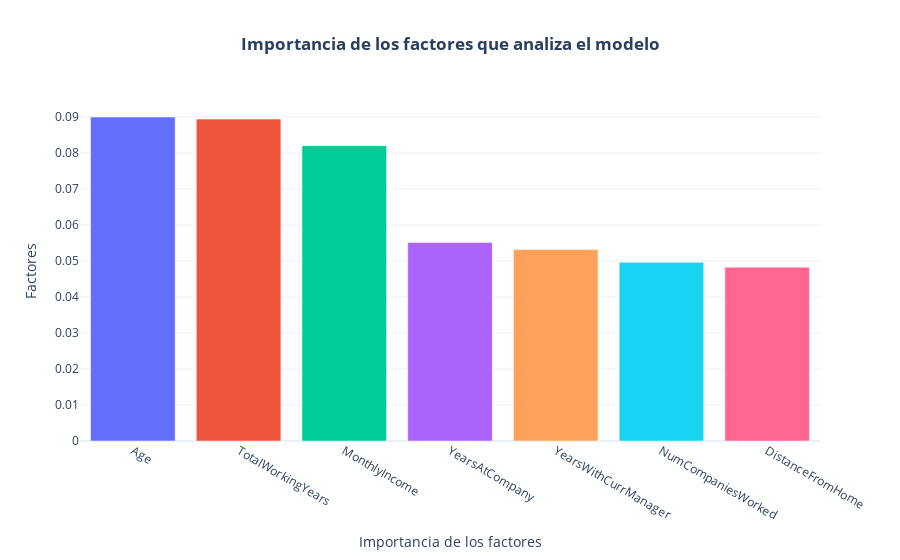

Write notebook code for a chart like this one.
### Code cell
fig = px.bar(random_forest_var, x='columnas', y='importancia', color = 'columnas',  title ='<b>Importancia de los factores que analiza el modelo<b>')
fig.update_layout(
    xaxis_title = 'Importancia de los factores',
    yaxis_title = 'Factores',
    template = 'plotly_white',
    title_x = 0.5,
    showlegend=False)

### Figure 1 — Plotly figure (JSON) as saved in the notebook; plotly's stock layout.template omitted (floating-point values rounded to 4 significant figures)
{"data": [{"alignmentgroup": "True", "hovertemplate": "columnas=%{x}<br>importancia=%{y}<extra></extra>", "legendgroup": "Age", "marker": {"color": "#636efa", "pattern": {"shape": ""}}, "name": "Age", "offsetgroup": "Age", "orientation": "v", "showlegend": true, "textposition": "auto", "type": "bar", "x": ["Age"], "xaxis": "x", "y": [0.08999], "yaxis": "y"}, {"alignmentgroup": "True", "hovertemplate": "columnas=%{x}<br>importancia=%{y}<extra></extra>", "legendgroup": "TotalWorkingYears", "marker": {"color": "#EF553B", "pattern": {"shape": ""}}, "name": "TotalWorkingYears", "offsetgroup": "TotalWorkingYears", "orientation": "v", "showlegend": true, "textposition": "auto", "type": "bar", "x": ["TotalWorkingYears"], "xaxis": "x", "y": [0.08942], "yaxis": "y"}, {"alignmentgroup": "True", "hovertemplate": "columnas=%{x}<br>importancia=%{y}<extra></extra>", "legendgroup": "MonthlyIncome", "marker": {"color": "#00cc96", "pattern": {"shape": ""}}, "name": "MonthlyIncome", "offsetgroup": "MonthlyIncome", "orientation": "v", "showlegend": true, "textposition": "auto", "type": "bar", "x": ["MonthlyIncome"], "xaxis": "x", "y": [0.08204], "yaxis": "y"}, {"alignmentgroup": "True", "hovertemplate": "columnas=%{x}<br>importancia=%{y}<extra></extra>", "legendgroup": "YearsAtCompany", "marker": {"color": "#ab63fa", "pattern": {"shape": ""}}, "name": "YearsAtCompany", "offsetgroup": "YearsAtCompany", "orientation": "v", "showlegend": true, "textposition": "auto", "type": "bar", "x": ["YearsAtCompany"], "xaxis": "x", "y": [0.05517], "yaxis": "y"}, {"alignmentgroup": "True", "hovertemplate": "columnas=%{x}<br>importancia=%{y}<extra></extra>", "legendgroup": "YearsWithCurrManager", "marker": {"color": "#FFA15A", "pattern": {"shape": ""}}, "name": "YearsWithCurrManager", "offsetgroup": "YearsWithCurrManager", "orientation": "v", "showlegend": true, "textposition": "auto", "type": "bar", "x": ["YearsWithCurrManager"], "xaxis": "x", "y": [0.05318], "yaxis": "y"}, {"alignmentgroup": "True", "hovertemplate": "columnas=%{x}<br>importancia=%{y}<extra></extra>", "legendgroup": "NumCompaniesWorked", "marker": {"color": "#19d3f3", "pattern": {"shape": ""}}, "name": "NumCompaniesWorked", "offsetgroup": "NumCompaniesWorked", "orientation": "v", "showlegend": true, "textposition": "auto", "type": "bar", "x": ["NumCompaniesWorked"], "xaxis": "x", "y": [0.04962], "yaxis": "y"}, {"alignmentgroup": "True", "hovertemplate": "columnas=%{x}<br>importancia=%{y}<extra></extra>", "legendgroup": "DistanceFromHome", "marker": {"color": "#FF6692", "pattern": {"shape": ""}}, "name": "DistanceFromHome", "offsetgroup": "DistanceFromHome", "orientation": "v", "showlegend": true, "textposition": "auto", "type": "bar", "x": ["DistanceFromHome"], "xaxis": "x", "y": [0.04829], "yaxis": "y"}], "layout": {"barmode": "relative", "legend": {"title": {"text": "columnas"}, "tracegroupgap": 0}, "showlegend": false, "title": {"text": "<b>Importancia de los factores que analiza el modelo<b>", "x": 0.5}, "xaxis": {"anchor": "y", "categoryarray": ["Age", "TotalWorkingYears", "MonthlyIncome", "YearsAtCompany", "YearsWithCurrManager", "NumCompaniesWorked", "DistanceFromHome"], "categoryorder": "array", "domain": [0, 1], "title": {"text": "Importancia de los factores"}}, "yaxis": {"anchor": "x", "domain": [0, 1], "title": {"text": "Factores"}}}}
